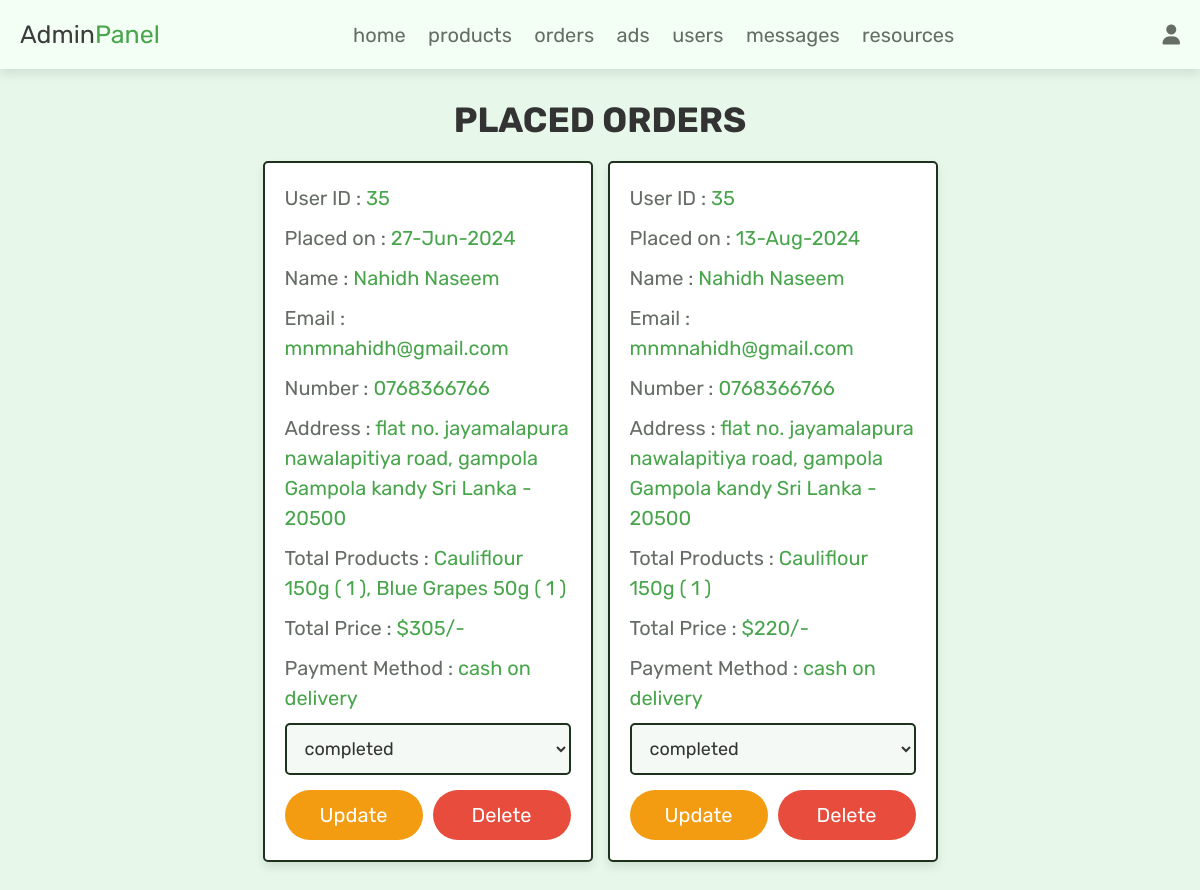
Screenshot of /admin_orders.php (signed in) with the database file from the repository.
### tables this page shows
CREATE TABLE `orders` (
  `id` int NOT NULL,
  `user_id` int NOT NULL,
  `name` varchar(100) NOT NULL,
  `number` varchar(12) NOT NULL,
  `email` varchar(100) NOT NULL,
  `method` varchar(50) NOT NULL,
  `address` varchar(500) NOT NULL,
  `total_products` varchar(1000) NOT NULL,
  `total_price` int NOT NULL,
  `owner_share` decimal(10,2) NOT NULL,
  `placed_on` varchar(50) NOT NULL,
  `payment_status` varchar(20) NOT NULL DEFAULT 'pending',
  `seller_id` int NOT NULL,
  `seller_share` float NOT NULL
);

### admin_orders.php (the view, shortened to what this page needs)
<?php
@include 'config.php';
?>
<!DOCTYPE html>
<html lang="en">
<head>
   <link rel="stylesheet" href="https://cdnjs.cloudflare.com/ajax/libs/font-awesome/6.1.1/css/all.min.css">
   <link rel="stylesheet" href="css/admin_style.css">
</head>
<body>
<?php include 'admin_header.php'; ?>
<section class="placed-orders">
   <h1 class="title">Placed Orders</h1>
   <div class="box-container">
      <?php
         $select_orders = $conn->prepare("SELECT * FROM `orders`");
         $select_orders->execute();
         if($select_orders->rowCount() > 0){
            while($fetch_orders = $select_orders->fetch(PDO::FETCH_ASSOC)){
      ?>
      <div class="box">
         <p> User ID : <span><?= $fetch_orders['user_id']; ?></span> </p>
         <p> Placed on : <span><?= $fetch_orders['placed_on']; ?></span> </p>
         <p> Name : <span><?= $fetch_orders['name']; ?></span> </p>
         <p> Email : <span><?= $fetch_orders['email']; ?></span> </p>
         <p> Number : <span><?= $fetch_orders['number']; ?></span> </p>
         <p> Address : <span><?= $fetch_orders['address']; ?></span> </p>
         <p> Total Products : <span><?= $fetch_orders['total_products']; ?></span> </p>
         <p> Total Price : <span>$<?= $fetch_orders['total_price']; ?>/-</span> </p>
         <p> Payment Method : <span><?= $fetch_orders['method']; ?></span> </p>
         <form action="" method="POST">
            <select name="update_payment" class="drop-down">
               <option value="<?= $fetch_orders['payment_status']; ?>" selected disabled><?= $fetch_orders['payment_status']; ?></option>
            </select>
            <div class="flex-btn">
               <input type="submit" name="update_order" class="option-btn" value="Update">
               <a href="admin_orders.php?delete=<?= $fetch_orders['id']; ?>" class="delete-btn" onclick="return confirm('Delete this order?');">Delete</a>
            </div>
         </form>
      </div>
      <?php
            }
         } else {
            echo '<p class="empty">No orders placed yet!</p>';
         }
      ?>
   </div>
</section>
</body>
</html>

### css/admin_style.css (style rules this page uses)
.placed-orders .box-container { display: grid; grid-template-columns: repeat(auto-fit, 33rem); gap:1.5rem; align-items: flex-start; justify-content:center; }
.placed-orders .box-container .box { border:var(--border); box-shadow: var(--box-shadow); background-color: var(--white); border-radius: .5rem; padding:2rem; }
.placed-orders .box-container .box p { margin-bottom: 1rem; line-height: 1.5; font-size: 2rem; color:var(--light-color); }
.placed-orders .box-container .box p span { color:var(--green); }
.placed-orders .box-container .box .drop-down { width: 100%; padding:1.2rem 1.4rem; font-size: 1.8rem; border:var(--border); border-radius: .5rem; background-color: var(--light-bg); margin-bottom: .5rem; }

### css/components.css (style rules this page uses)
:root { --green:#48a54b; --othergreen:#27ae60; --orange:#f39c12; --red:#e74c3c; --black:#333; --logoblack:#3D3D3D; --light-color:#666C66; --white:#fff; --light-bg:#f4f9f5; --mid-green: #ddeedd; --light-gr:#e7f8ea; --header: #f3fff5; --fr-green: #1d311d; --border:.2rem solid var(--fr-green); --box-shadow:0 .5rem 1rem rgba(0,0,0,.1); }
* { font-family: 'Rubik', sans-serif; margin: 0; padding:0; box-sizing: border-box; outline: none; border:none; text-decoration: none; color:var(--black); }
body { background-color: var(--light-gr); }
html { font-size: 62.5%; overflow-x: hidden; scroll-behavior: smooth; scroll-padding-top: 6.5rem; }
section { padding:3rem 2rem; max-width: 1365px; margin:0 auto; }
.btn, .delete-btn, .option-btn { display: block; width: 100%; margin-top: 1rem; border-radius: 5rem; color:var(--white); font-size: 2rem; padding:1.3rem 3rem; text-transform: capitalize; cursor: pointer; text-align: center; }
.delete-btn { background-color: var(--red); }
.option-btn { background-color: var(--orange); }
.flex-btn { display: flex; flex-wrap: wrap; gap:1rem; }
.flex-btn > * { flex:1; }
.title { text-align: center; margin-bottom: 2rem; text-transform: uppercase; color:var(--black); font-size: 3.5rem; }

### rows the page displays
orders: user "35", placed_on "27-Jun-2024", name "Nahidh Naseem", email "mnmnahidh@gmail.com", number "0768366766", address "flat no. jayamalapura nawalapitiya road, gampola Gampola kandy Sri Lanka - 20500", total_products "Cauliflour 150g ( 1 ), Blue Grapes 50g ( 1 )", total_price "305", method "cash on delivery", update_payment "completed"
orders: user "35", placed_on "13-Aug-2024", name "Nahidh Naseem", email "mnmnahidh@gmail.com", number "0768366766", address "flat no. jayamalapura nawalapitiya road, gampola Gampola kandy Sri Lanka - 20500", total_products "Cauliflour 150g ( 1 )", total_price "220", method "cash on delivery", update_payment "completed"
